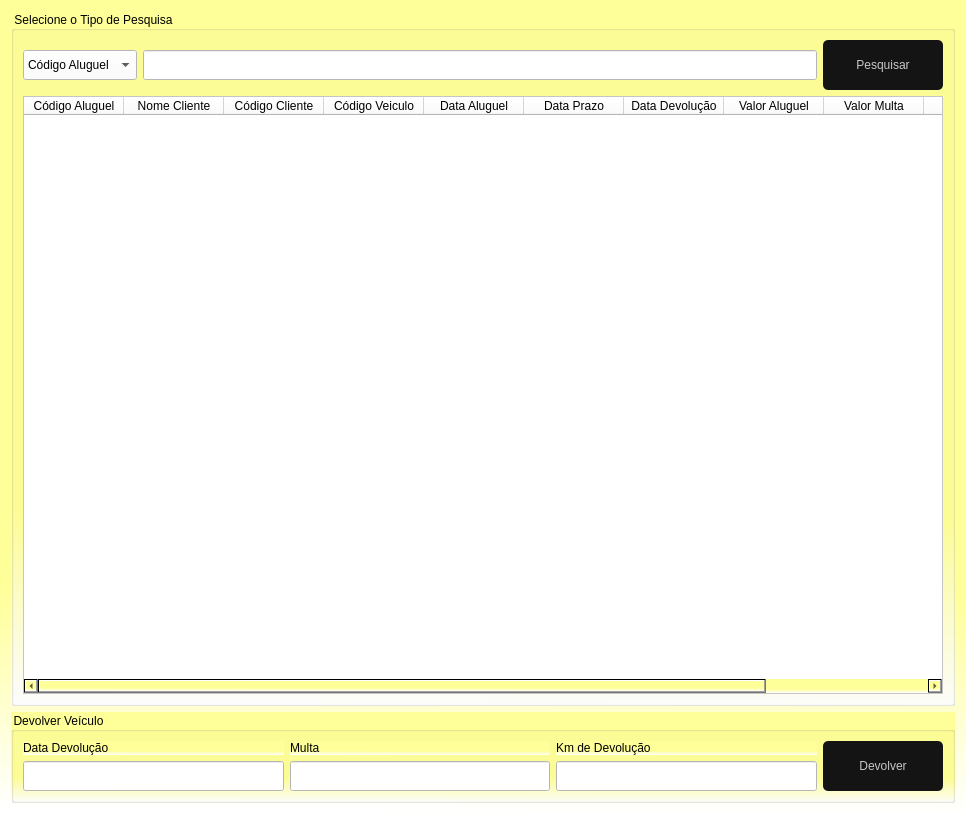
<?xml version="1.0" encoding="UTF-8"?>
<ui version="4.0">
 <class>FrmPesqAluguel</class>
 <widget class="QDialog" name="FrmPesqAluguel">
  <property name="geometry">
   <rect>
    <x>0</x>
    <y>0</y>
    <width>966</width>
    <height>814</height>
   </rect>
  </property>
  <property name="windowTitle">
   <string>Lista de Aluguéis</string>
  </property>
  <property name="windowIcon">
   <iconset>
    <normaloff>../../Imagens/btnListAluguel.png</normaloff>../../Imagens/btnListAluguel.png</iconset>
  </property>
  <property name="styleSheet">
   <string notr="true">background-color: qlineargradient(spread:pad, x1:0.508, y1:0.727, x2:0.505, y2:1, stop:0 rgba(255, 255, 153, 255), stop:1 rgba(255, 255, 255, 255))</string>
  </property>
  <layout class="QGridLayout" name="gridLayout_3">
   <item row="0" column="0">
    <widget class="QGroupBox" name="groupBox">
     <property name="styleSheet">
      <string notr="true">font: 87 10pt &quot;Arial&quot;;</string>
     </property>
     <property name="title">
      <string>Selecione o Tipo de Pesquisa</string>
     </property>
     <layout class="QGridLayout" name="gridLayout">
      <item row="0" column="0">
       <widget class="QComboBox" name="cbPesquisa">
        <property name="minimumSize">
         <size>
          <width>0</width>
          <height>30</height>
         </size>
        </property>
        <property name="cursor">
         <cursorShape>PointingHandCursor</cursorShape>
        </property>
        <property name="styleSheet">
         <string notr="true">background-color: rgb(255, 255, 255);</string>
        </property>
        <item>
         <property name="text">
          <string>Código Aluguel</string>
         </property>
        </item>
        <item>
         <property name="text">
          <string>Código Cliente</string>
         </property>
        </item>
        <item>
         <property name="text">
          <string>Código Veículo</string>
         </property>
        </item>
        <item>
         <property name="text">
          <string>Nome Cliente</string>
         </property>
        </item>
       </widget>
      </item>
      <item row="0" column="1">
       <widget class="QLineEdit" name="edtPesquisa">
        <property name="minimumSize">
         <size>
          <width>0</width>
          <height>30</height>
         </size>
        </property>
        <property name="styleSheet">
         <string notr="true">background-color: rgb(255, 255, 255);</string>
        </property>
       </widget>
      </item>
      <item row="0" column="2">
       <widget class="QPushButton" name="btnPesquisa">
        <property name="minimumSize">
         <size>
          <width>120</width>
          <height>50</height>
         </size>
        </property>
        <property name="cursor">
         <cursorShape>PointingHandCursor</cursorShape>
        </property>
        <property name="styleSheet">
         <string notr="true">QPushButton{
border-radius: 5px;
background-color: rgb(20,20,20);
color:rgb(200,200,200);
font: 87 12pt &quot;Arial&quot;;
}

QPushButton:hover{ 
background-color:rgb(0, 0, 0);
color: rbg(200,200,200)
}

QPushButton:pressed{
background-color:rgb(0,0,30);
color:rbg(200,200,200)
}

</string>
        </property>
        <property name="text">
         <string>Pesquisar</string>
        </property>
        <property name="icon">
         <iconset>
          <normaloff>../../Imagens/Pesquisar.png</normaloff>../../Imagens/Pesquisar.png</iconset>
        </property>
        <property name="iconSize">
         <size>
          <width>30</width>
          <height>30</height>
         </size>
        </property>
       </widget>
      </item>
      <item row="1" column="0" colspan="3">
       <widget class="QTableWidget" name="tableWidget_2">
        <property name="styleSheet">
         <string notr="true">font: 87 10pt &quot;Arial&quot;;
background-color: rgb(255, 255, 255);
alternate-background-color: rgb(255, 255, 255);</string>
        </property>
        <column>
         <property name="text">
          <string>Código Aluguel</string>
         </property>
         <property name="textAlignment">
          <set>AlignCenter</set>
         </property>
        </column>
        <column>
         <property name="text">
          <string>Nome Cliente</string>
         </property>
         <property name="textAlignment">
          <set>AlignCenter</set>
         </property>
        </column>
        <column>
         <property name="text">
          <string>Código Cliente</string>
         </property>
         <property name="textAlignment">
          <set>AlignCenter</set>
         </property>
        </column>
        <column>
         <property name="text">
          <string>Código Veiculo</string>
         </property>
         <property name="textAlignment">
          <set>AlignCenter</set>
         </property>
        </column>
        <column>
         <property name="text">
          <string>Data Aluguel</string>
         </property>
         <property name="textAlignment">
          <set>AlignCenter</set>
         </property>
        </column>
        <column>
         <property name="text">
          <string>Data Prazo</string>
         </property>
         <property name="textAlignment">
          <set>AlignCenter</set>
         </property>
        </column>
        <column>
         <property name="text">
          <string>Data Devolução</string>
         </property>
         <property name="textAlignment">
          <set>AlignCenter</set>
         </property>
        </column>
        <column>
         <property name="text">
          <string>Valor Aluguel</string>
         </property>
         <property name="textAlignment">
          <set>AlignCenter</set>
         </property>
        </column>
        <column>
         <property name="text">
          <string>Valor Multa</string>
         </property>
         <property name="textAlignment">
          <set>AlignCenter</set>
         </property>
        </column>
        <column>
         <property name="text">
          <string>Km Entrada</string>
         </property>
         <property name="textAlignment">
          <set>AlignCenter</set>
         </property>
        </column>
        <column>
         <property name="text">
          <string>Km Devolução</string>
         </property>
         <property name="textAlignment">
          <set>AlignCenter</set>
         </property>
        </column>
       </widget>
      </item>
     </layout>
    </widget>
   </item>
   <item row="1" column="0">
    <widget class="QGroupBox" name="groupBox_2">
     <property name="styleSheet">
      <string notr="true">font: 87 10pt &quot;Arial&quot;;</string>
     </property>
     <property name="title">
      <string>Devolver Veículo</string>
     </property>
     <layout class="QGridLayout" name="gridLayout_2">
      <item row="0" column="0">
       <widget class="QLabel" name="label">
        <property name="text">
         <string>Data Devolução</string>
        </property>
       </widget>
      </item>
      <item row="0" column="1">
       <widget class="QLabel" name="label_2">
        <property name="text">
         <string>Multa</string>
        </property>
       </widget>
      </item>
      <item row="0" column="2">
       <widget class="QLabel" name="label_3">
        <property name="text">
         <string>Km de Devolução</string>
        </property>
       </widget>
      </item>
      <item row="0" column="3" rowspan="2">
       <widget class="QPushButton" name="btnDevolver">
        <property name="minimumSize">
         <size>
          <width>120</width>
          <height>50</height>
         </size>
        </property>
        <property name="cursor">
         <cursorShape>PointingHandCursor</cursorShape>
        </property>
        <property name="styleSheet">
         <string notr="true">QPushButton{
border-radius: 5px;
background-color: rgb(20,20,20);
color:rgb(200,200,200);
font: 87 12pt &quot;Arial&quot;;
}

QPushButton:hover{ 
background-color:rgb(0,0, 0);
color: rbg(200,200,200)
}

QPushButton:pressed{
background-color:rgb(0,0,30);
color:rbg(200,200,200)
}
</string>
        </property>
        <property name="text">
         <string>Devolver</string>
        </property>
        <property name="icon">
         <iconset>
          <normaloff>../../Imagens/Devolver.png</normaloff>../../Imagens/Devolver.png</iconset>
        </property>
        <property name="iconSize">
         <size>
          <width>30</width>
          <height>30</height>
         </size>
        </property>
       </widget>
      </item>
      <item row="1" column="0">
       <widget class="QLineEdit" name="edtDevolucao">
        <property name="minimumSize">
         <size>
          <width>0</width>
          <height>30</height>
         </size>
        </property>
        <property name="styleSheet">
         <string notr="true">background-color: rgb(255, 255, 255);</string>
        </property>
       </widget>
      </item>
      <item row="1" column="1">
       <widget class="QLineEdit" name="edtMulta">
        <property name="minimumSize">
         <size>
          <width>0</width>
          <height>30</height>
         </size>
        </property>
        <property name="styleSheet">
         <string notr="true">background-color: rgb(255, 255, 255);</string>
        </property>
       </widget>
      </item>
      <item row="1" column="2">
       <widget class="QLineEdit" name="edtSaida">
        <property name="minimumSize">
         <size>
          <width>0</width>
          <height>30</height>
         </size>
        </property>
        <property name="styleSheet">
         <string notr="true">background-color: rgb(255, 255, 255);</string>
        </property>
       </widget>
      </item>
     </layout>
    </widget>
   </item>
  </layout>
 </widget>
 <resources/>
 <connections/>
</ui>
